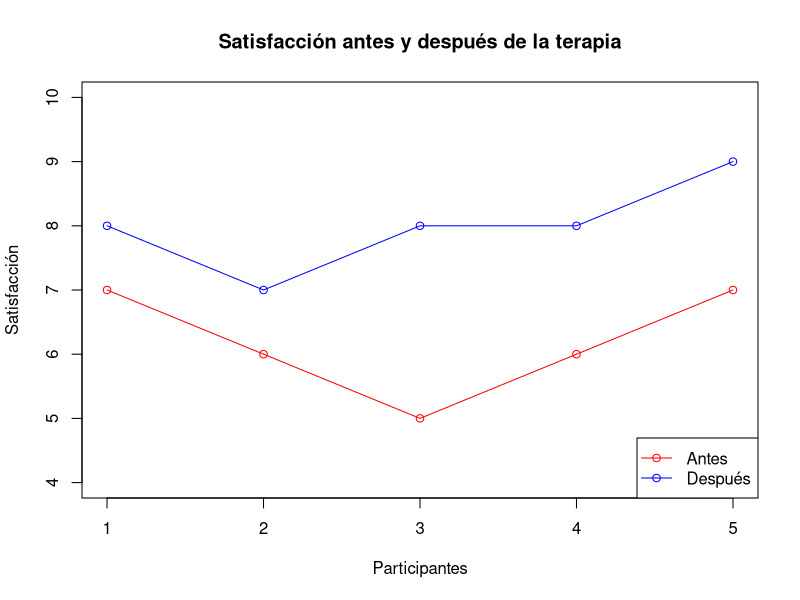

Write the R code that produced this figure.
# Ejercicio 2: Evaluar impacto de terapia de pareja

# Datos
antes_terapia <- c(7, 6, 5, 6, 7)
despues_terapia <- c(8, 7, 8, 8, 9)

# Prueba t para muestras pareadas
resultado_terapia <- t.test(antes_terapia, despues_terapia, paired = TRUE)
print("Resultado de la prueba t para la terapia de pareja:")
print(resultado_terapia)
# Comparar satisfacción antes y después con un gráfico de líneas
plot(antes_terapia, type = "o", col = "red", ylim = c(4,10),
     xlab = "Participantes", ylab = "Satisfacción", main = "Satisfacción antes y después de la terapia")
lines(despues_terapia, type = "o", col = "blue")
legend("bottomright", legend = c("Antes", "Después"), col = c("red", "blue"), lty = 1, pch = 1)
